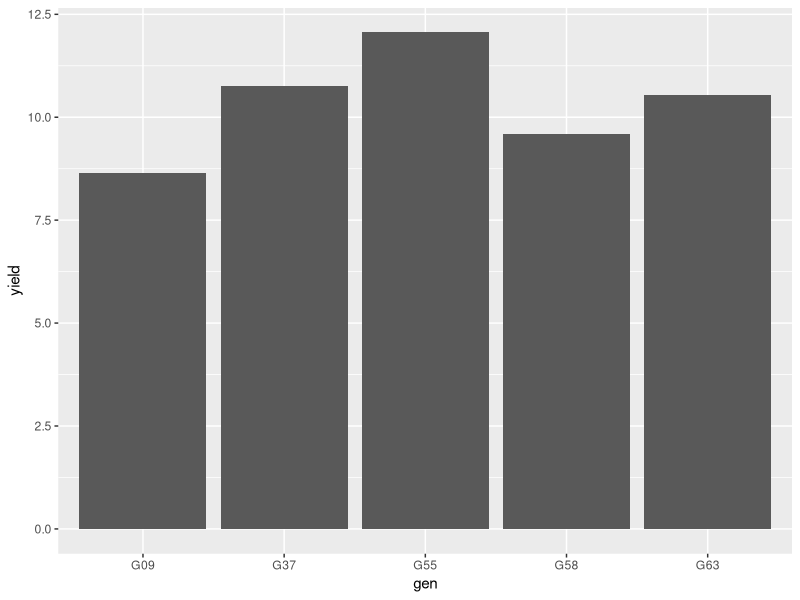
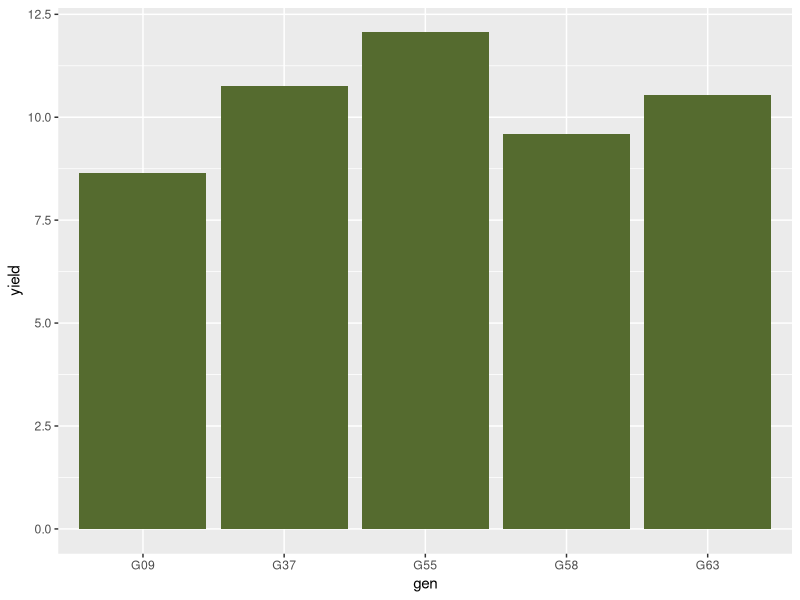
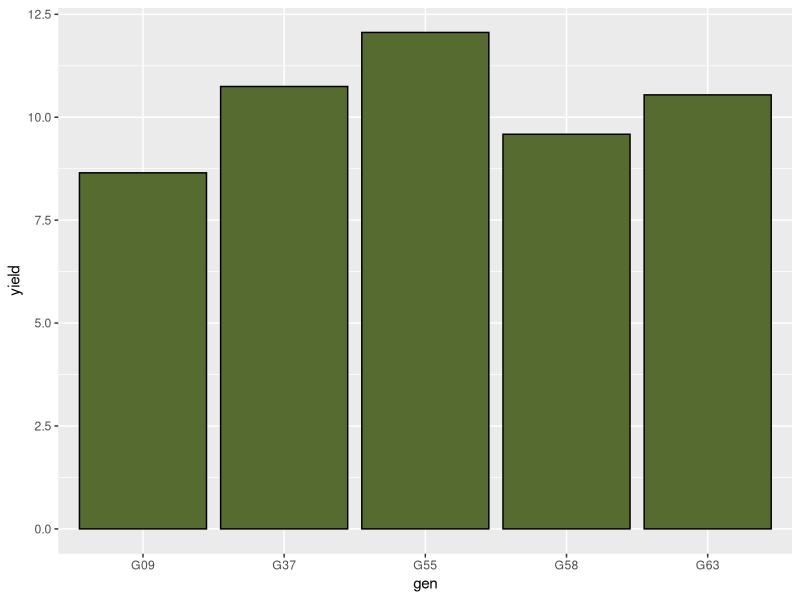
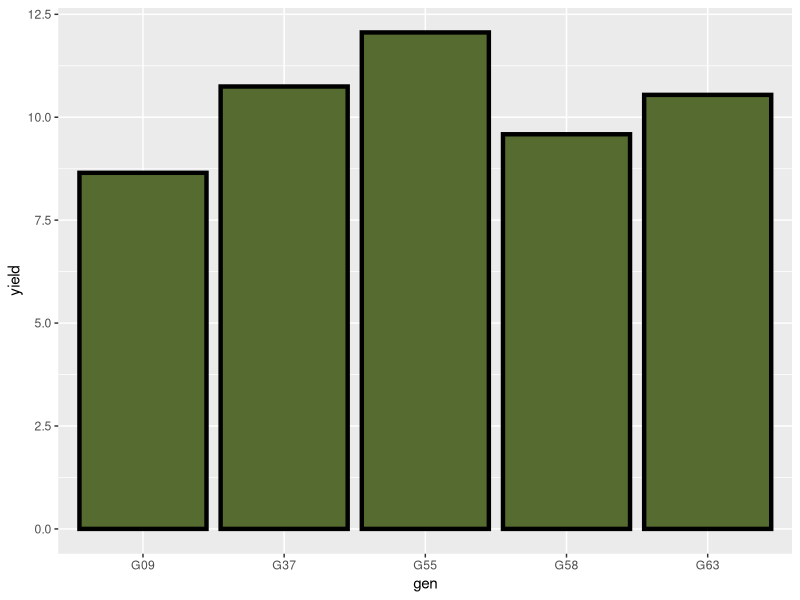
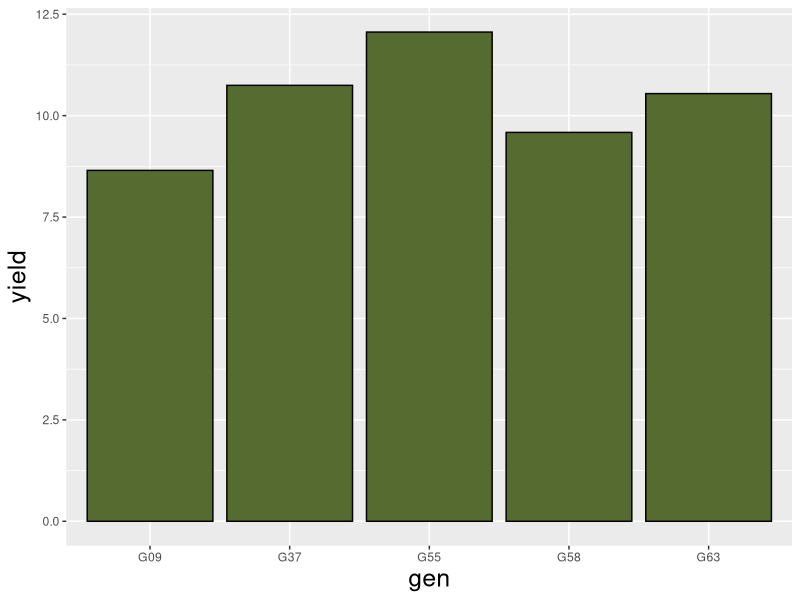
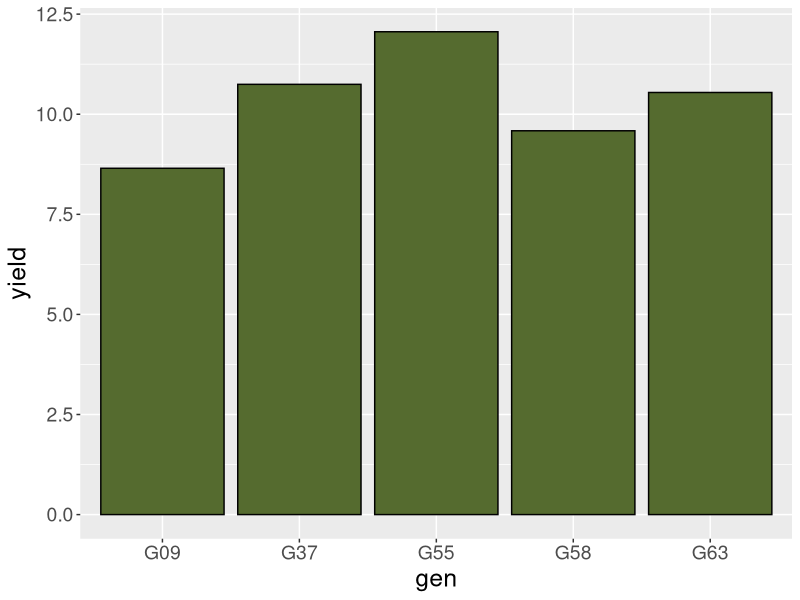
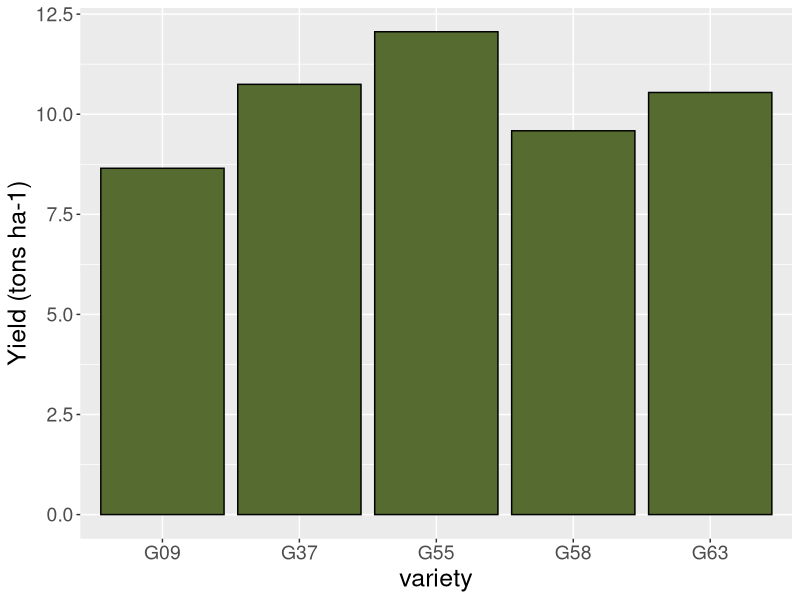

These figures' R source, in order:
## ---- chunk 1
library(tidyverse)
barley = read.csv("data/barley_besag.csv")
head(barley)
## ---- chunk 2
barley_model = aov(yield ~ block + gen, data=barley)

## ---- chunk 3
summary(barley_model)

## ---- chunk 4
barley_plot = ggplot(barley, aes(x=gen, y=yield)) +
  geom_bar(stat = "summary", fun="mean")


## ---- chunk 5
barley_plot
## ---- chunk 6
barley_plot = ggplot(barley, aes(x=gen, y=yield)) +
  geom_bar(stat = "summary", fun="mean", fill="darkolivegreen")

barley_plot
## ---- chunk 7
barley_plot = ggplot(barley, aes(x=gen, y=yield)) +
  geom_bar(stat = "summary", fun="mean", fill="darkolivegreen", color="black")
barley_plot
## ---- chunk 8
barley_plot = ggplot(barley, aes(x=gen, y=yield)) +
  geom_bar(stat = "summary", fun="mean", fill="darkolivegreen", color="black", size=1.5)
barley_plot

## ---- chunk 9
barley_plot = ggplot(barley, aes(x=gen, y=yield)) +
  geom_bar(stat = "summary", fun="mean", fill="darkolivegreen", color="black") +
  theme(axis.title = element_text(size=18))
barley_plot
## ---- chunk 10
barley_plot = ggplot(barley, aes(x=gen, y=yield)) +
  geom_bar(stat = "summary", fun="mean", fill="darkolivegreen", color="black") +
  theme(axis.title = element_text(size=18),
        axis.text = element_text(size=14))
barley_plot
## ---- chunk 11
barley_plot = ggplot(barley, aes(x=gen, y=yield)) +
  geom_bar(stat = "summary", fun="mean", fill="darkolivegreen", color="black") +
  theme(axis.title = element_text(size=18),
        axis.text = element_text(size=14)) +
  labs(x="variety", y="Yield (tons ha-1)")
barley_plot

## ---- chunk 12
beans = read.csv("data/besag_beans.csv")
head(beans)
